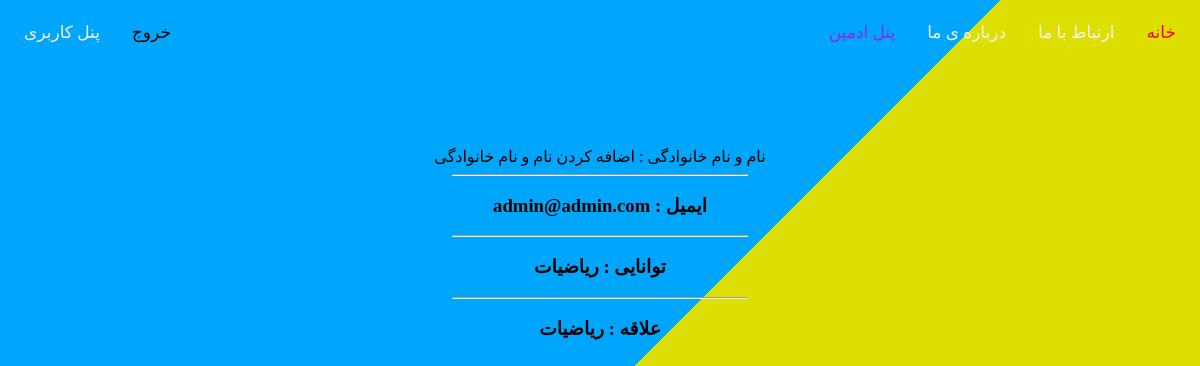
The app's page /user_pannel (signed in), older data.
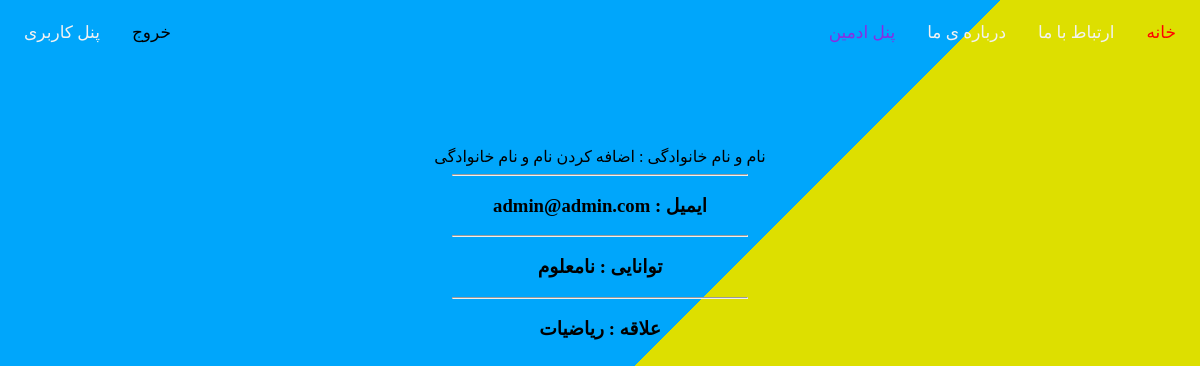
The same page, newer data.
### user_App/models.py (models this page shows, shortened)
class PersonModel(models.Model):
    user = models.OneToOneField(
        User,
        on_delete=models.CASCADE,
        related_name="user_person",
        verbose_name="کاربر"
    )
    ability = models.CharField(max_length=300, null=True, blank=True, verbose_name="توانایی های کاربر")
    favorite = models.CharField(max_length=300, null=True, blank=True, verbose_name="علاقه های کاربر")
    review = models.CharField(max_length=300, null=True, blank=True, verbose_name="ارزیابی کلی")
    class Meta:
        verbose_name = "بررسی شخصیتی"
        verbose_name_plural = "بررسی های شخصیت ها"

### user_App/views.py (the view)
# urls.py: path("user_pannel", views.UserPannelView.as_view(), name="user-pannel")
class UserPannelView(View):
    def get(self, request: HttpRequest):
        if request.user.id != None:
            user: User = User.objects.filter(email__iexact=request.user.email).first()
            person_model: PersonModel = PersonModel.objects.filter(user_id__exact=request.user.id).first()
            context = {
                "user":user,
                "person_model":person_model
            }
            return render(request, "user/user_pannel.html", context)
        else:
            login_form = RegisterForm()
            context = {
                "login_form": login_form
            }
            return render(request, "user/login.html", context)

### templates/user/user_pannel.html (shortened to what this page needs)
{% extends "shared/blank.html" %}
{% block content %}
    <br><br><br><br><br>
    {% if user.first_name == "" %}
        <div class="txt-userpannel"><a href="#"> نام و نام خانوادگی : اضافه کردن نام و نام خانوادگی</a></div>
        <hr class="hr-userpannel">
    {% else %}
        <h3 class="txt-userpannel">{{ user.first_name }} {{ user.last_name }}</h3>
        <hr class="hr-userpannel">
    {% endif %}
    <h3 class="txt-userpannel">{{ user.email }} : ایمیل </h3>
    {% if person_model.ability != None %}
        <hr class="hr-userpannel">
        <h3 class="txt-userpannel">توانایی :  {{ person_model.ability }}</h3>
    {% endif %}
    {% if person_model.favorite != None %}
         <hr class="hr-userpannel">
        <h3 class="txt-userpannel"> علاقه : {{ person_model.favorite }}</h3>
    {% endif %}
{% endblock %}

Row changes from the older to the newer data that the page shows:
removed PersonModel: ability "ریاضیات", favorite "ریاضیات"
added PersonModel: ability "نامعلوم", favorite "ریاضیات"
